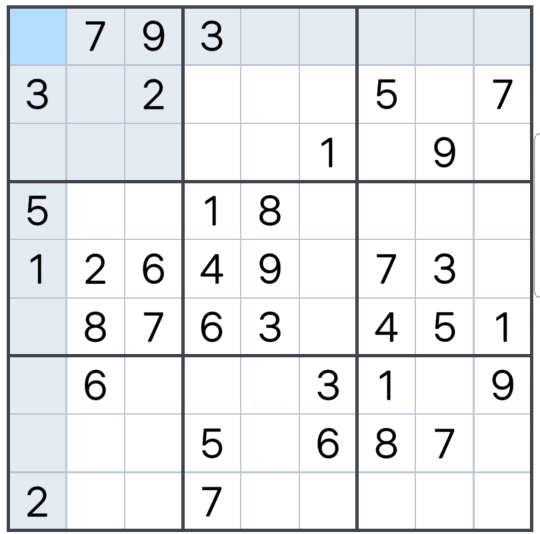
#> input picture sudoku.png, 1079 x 1067 px (shown at 1/2 size)
$ python tmp.py   (older library calls are emulated)
#> lines starting #> are read from the running program, lines starting #| are printed output that depends on the picture; after the words box and inside, x2 and y2 are one past the last pixel; in counts of white or black regions, pixels touching at a corner belong together
#> further down, image is the input picture: shape (1067, 1079, 3); mean B, G, R 235.7, 232.7, 230.1
# ==========import the necessary packages============
import imutils
import numpy as np
import cv2
import pytesseract
from skimage.filters import threshold_local

PYTESSERACT_PATH = r'C:\Program Files\Tesseract-OCR\tesseract'
pytesseract.pytesseract.tesseract_cmd = PYTESSERACT_PATH

# =============== For Transformation ==============
# [62 lines left out: functions order_points, four_point_transform, not called in this run]

############## To show image ##############
def show_image(img,title):
    cv2.imshow(title, img)
    cv2.waitKey(0)
    cv2.destroyAllWindows()


def find_largest_feature(inp_img, scan_tl=None, scan_br=None):
    """
    Uses the fact the `floodFill` function returns a bounding box of the area it filled to find the biggest
    connected pixel structure in the image. Fills this structure in white, reducing the rest to black.
    """
    img = inp_img.copy()  # Copy the image, leaving the original untouched
    height, width = img.shape[:2]

    max_area = 0
    seed_point = (None, None)

    if scan_tl is None:
        scan_tl = [0, 0]

    if scan_br is None:
        scan_br = [width, height]

    # Loop through the image
    for x in range(scan_tl[0], scan_br[0]):
        for y in range(scan_tl[1], scan_br[1]):
            # Only operate on light or white squares
            if img.item(y, x) == 255 and x < width and y < height:  # Note that .item() appears to take input as y, x
                area = cv2.floodFill(img, None, (x, y), 64)
                if area[0] > max_area:  # Gets the maximum bound area which should be the grid
                    max_area = area[0]
                    seed_point = (x, y)

    # Colour everything grey (compensates for features outside of our middle scanning range
    for x in range(width):
        for y in range(height):
            if img.item(y, x) == 255 and x < width and y < height:
                cv2.floodFill(img, None, (x, y), 64)

    mask = np.zeros((height + 2, width + 2), np.uint8)  # Mask that is 2 pixels bigger than the image

    # Highlight the main feature
    if all([p is not None for p in seed_point]):
        cv2.floodFill(img, mask, seed_point, 255)


    for x in range(width):
        for y in range(height):
            if img.item(y, x) == 64:  # Hide anything that isn't the main feature
                cv2.floodFill(img, mask, (x, y), 0)

    return img


################# Preprocessing of sudoku image ###############
def preprocess(image):
    image = imutils.resize(image, height = 500)
#> image: shape (500, 505, 3)

    warped = image
    warped1 = cv2.resize(warped,(610,610))
    warp = cv2.cvtColor(warped, cv2.COLOR_BGR2GRAY)
    T = threshold_local(warp, 11, offset = 10, method = "gaussian")
    warp = (warp > T).astype("uint8") * 255
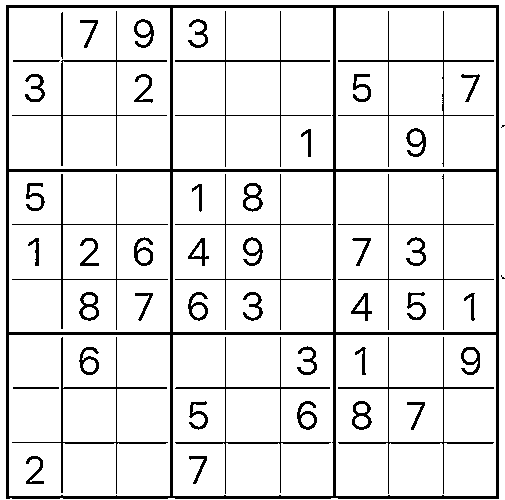
#> warp: shape (500, 505); 89.8% white; 51 black regions (2 under 20 px), largest, box (x1, y1, x2, y2) and area: (6, 5, 499, 499) 11696, (12, 337, 168, 494) 923, (338, 337, 494, 494) 920
    th3 = cv2.adaptiveThreshold(warp,255,cv2.ADAPTIVE_THRESH_GAUSSIAN_C,\
        cv2.THRESH_BINARY_INV,11,2)

    show_image(warped1,"preprocessed")

    return th3,warped1,warped

def grids(img,warped2):
    #print("im:",img.shape)
    img = np.zeros((500,500,3), np.uint8)

    frame = img
    img = cv2.resize(frame,(610,610))

    for i in range(10):
        cv2.line(img, (0,(img.shape[0]//9)*i),(img.shape[1],(img.shape[0]//9)*i), (255, 255, 255), 3, 1)
        cv2.line(warped2, (0,(img.shape[0]//9)*i),(img.shape[1],(img.shape[0]//9)*i), (125, 0, 55), 3, 1)
#> img: shape (610, 610, 3); 7.9% white; 10 white regions, largest, box (x1, y1, x2, y2) and area: (0, 65, 610, 70) 3050, (0, 132, 610, 137) 3050, (0, 199, 610, 204) 3050
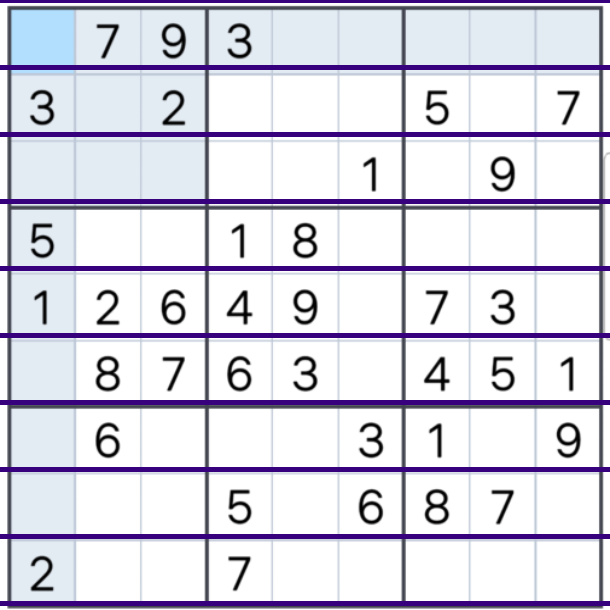
#> warped2: shape (610, 610, 3); mean of channels 0, 1, 2 226.7, 214.1, 216; drawn as B, G, R

    for j in range(10):
        cv2.line(img, ((img.shape[1]//9)*j, 0), ((img.shape[1]//9)*j, img.shape[0]), (255, 255, 255), 3, 1)
        cv2.line(warped2, ((img.shape[1]//9)*j, 0), ((img.shape[1]//9)*j, img.shape[0]), (125, 0, 55), 3, 1)
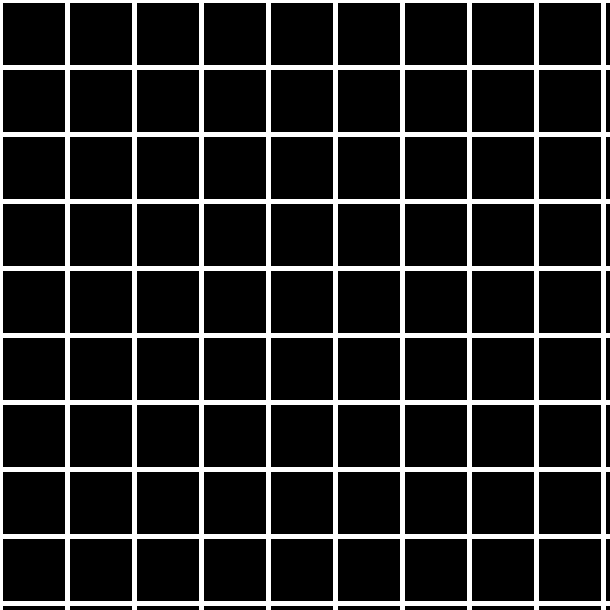
#> img: shape (610, 610, 3); 15.1% white; 1 white region, box (x1, y1, x2, y2) and area: (0, 0, 610, 610) 56256
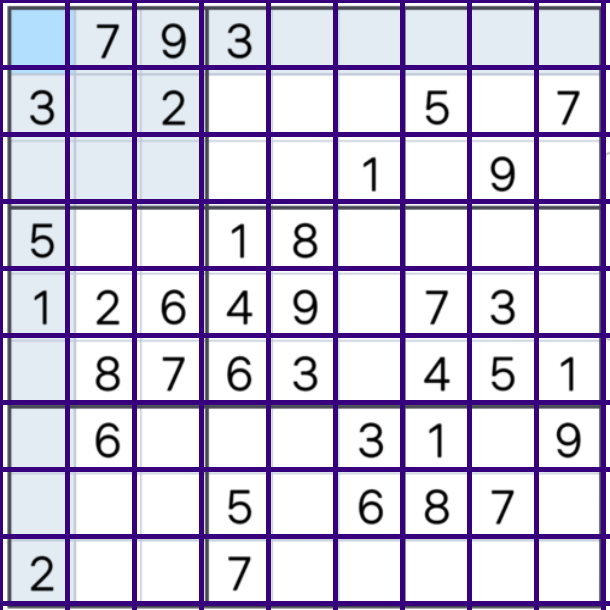
#> warped2: shape (610, 610, 3); 7.25% of pixels changed, all inside (x1, y1, x2, y2) = (0, 3, 606, 610); drawn as B, G, R

    show_image(warped2,"grids")
    return img

############### Finding out the intersection pts to get the grids #########
def grid_points(img,warped2):
    img1 = img.copy()
    kernelx = cv2.getStructuringElement(cv2.MORPH_RECT,(2,10))
#> kernelx = [[1, 1], [1, 1], [1, 1], [1, 1], [1, 1], [1, 1], [1, 1], [1, 1], [1, 1], [1, 1]]

    dx = cv2.Sobel(img,cv2.CV_16S,1,0)
    dx = cv2.convertScaleAbs(dx)
#> dx: shape (610, 610, 3); 5.9% white in thin lines or dots
    c=cv2.normalize(dx,dx,0,255,cv2.NORM_MINMAX)
    c = cv2.morphologyEx(c,cv2.MORPH_DILATE,kernelx,iterations = 1)
#> c: shape (610, 610, 3); 9.3% white; 19 white regions, largest, box (x1, y1, x2, y2) and area: (2, 0, 5, 610) 1830, (64, 0, 67, 610) 1830, (69, 0, 72, 610) 1830
    cy = cv2.cvtColor(c,cv2.COLOR_BGR2GRAY)
    closex = cv2.morphologyEx(cy,cv2.MORPH_DILATE,kernelx,iterations = 1)
#> closex: shape (610, 610); 12.5% white; 19 white regions, largest, box (x1, y1, x2, y2) and area: (2, 0, 6, 610) 2440, (64, 0, 68, 610) 2440, (69, 0, 73, 610) 2440

    kernely = cv2.getStructuringElement(cv2.MORPH_RECT,(10,2))
    dy = cv2.Sobel(img,cv2.CV_16S,0,2)
    dy = cv2.convertScaleAbs(dy)
#> dy: shape (610, 610, 3); 5.9% white in thin lines or dots
    c = cv2.normalize(dy,dy,0,255,cv2.NORM_MINMAX)
    c = cv2.morphologyEx(c,cv2.MORPH_DILATE,kernely,iterations = 1)
#> c: shape (610, 610, 3); 9.3% white; 19 white regions, largest, box (x1, y1, x2, y2) and area: (0, 2, 610, 5) 1830, (0, 64, 610, 67) 1830, (0, 69, 610, 72) 1830
    cy = cv2.cvtColor(c,cv2.COLOR_BGR2GRAY)
    closey = cv2.morphologyEx(cy,cv2.MORPH_DILATE,kernelx,iterations = 1)
#> closey: shape (610, 610); 26.2% white; 10 white regions, largest, box (x1, y1, x2, y2) and area: (0, 60, 610, 77) 10370, (0, 127, 610, 144) 10370, (0, 194, 610, 211) 10370

    res = cv2.bitwise_and(closex,closey)
#> res: shape (610, 610); 3.3% white; 190 white regions, largest, box (x1, y1, x2, y2) and area: (2, 60, 6, 77) 68, (64, 60, 68, 77) 68, (69, 60, 73, 77) 68
    _, thresh = cv2.threshold(res,0,255,cv2.THRESH_BINARY+cv2.THRESH_OTSU)

    kernel = np.ones((6,6),np.uint8)

    # Perform morphology
    se = np.ones((8,8), dtype='uint8')
    image_close = cv2.morphologyEx(thresh, cv2.MORPH_CLOSE, se)
#> image_close: shape (610, 610); 3.8% white; 100 white regions, largest, box (x1, y1, x2, y2) and area: (65, 61, 74, 78) 153, (132, 61, 141, 78) 153, (199, 61, 208, 78) 153
    image_close = cv2.morphologyEx(image_close, cv2.MORPH_OPEN, kernel)
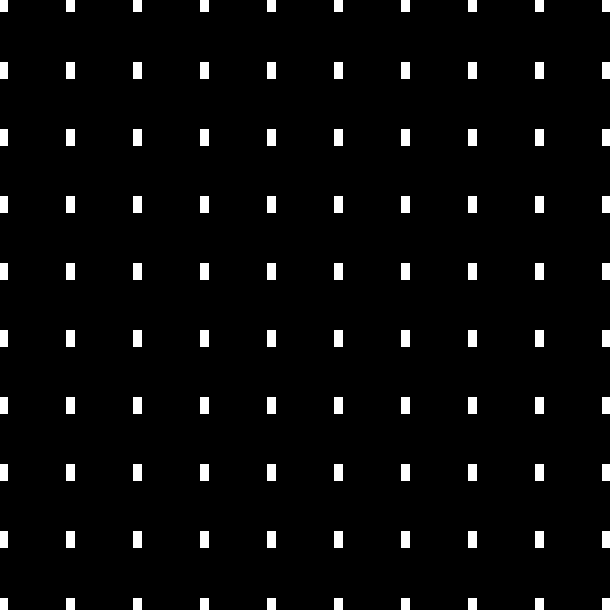
#> image_close: shape (610, 610); 3.8% white; 100 white regions

    contour, hier = cv2.findContours        (image_close,cv2.RETR_LIST,cv2.CHAIN_APPROX_SIMPLE)
#> contour = 100 contours; largest, box (x1, y1, x2, y2) and area: (535, 531, 544, 548) 128, (468, 531, 477, 548) 128, (401, 531, 410, 548) 128, (334, 531, 343, 548) 128, (267, 531, 276, 548) 128
    cnts = sorted(contour, key=cv2.contourArea, reverse=True)[:100]
#> cnts has the same summary as contour
    centroids = []
    for cnt in cnts:

        mom = cv2.moments(cnt)
        (x,y) = int(mom['m10']/mom['m00']), int(mom['m01']/mom['m00'])
        cv2.circle(img1,(x,y),4,(0,255,0),-1)
        cv2.circle(warped2,(x,y),4,(0,255,0),-1)
        centroids.append((x,y))
#> this loop made 100 passes
#> (cnt, x, y) on passes 1 to 11: ([[535, 531], [535, 547], [543, 547], [543, 531]], 539, 539), ([[468, 531], [468, 547], [476, 547], [476, 531]], 472, 539), ([[401, 531], [401, 547], [409, 547], [409, 531]], 405, 539), ([[334, 531], [334, 547], [342, 547], [342, 531]], 338, 539), ([[267, 531], [267, 547], [275, 547], [275, 531]], 271, 539), ([[200, 531], [200, 547], [208, 547], [208, 531]], 204, 539), ([[133, 531], [133, 547], [141, 547], [141, 531]], 137, 539), ([[66, 531], [66, 547], [74, 547], [74, 531]], 70, 539), ([[535, 464], [535, 480], [543, 480], [543, 464]], 539, 472), ([[468, 464], [468, 480], [476, 480], [476, 464]], 472, 472), ([[401, 464], [401, 480], [409, 480], [409, 464]], 405, 472)
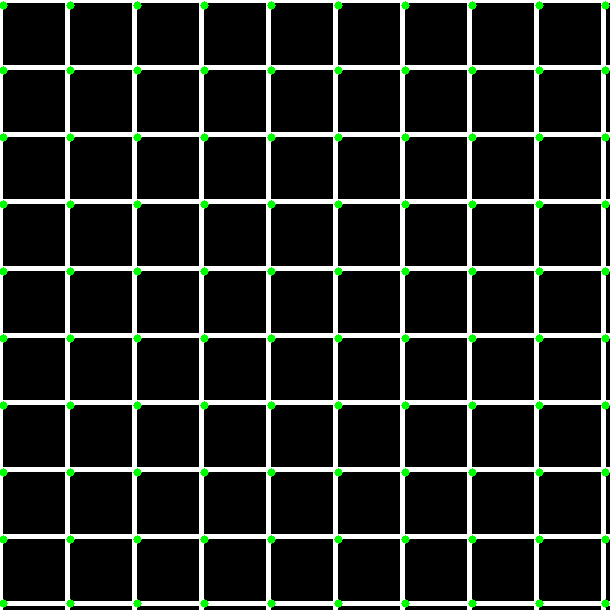
#> img1: shape (610, 610, 3); mean of channels 0, 1, 2 36.3, 39.7, 36.3; drawn as B, G, R
#> after the loop, centroids = 100 pairs, first value 3 to 605, second value 5 to 603

    show_image(warped2,"grid_points")

    Points = np.array(centroids,dtype = np.float32)
#> Points has the same summary as centroids
    c = Points.reshape((100,2))
#> c has the same summary as centroids
    c2 = c[np.argsort(c[:,1])]
#> c2 has the same summary as centroids

    b = np.vstack([c2[i*10:(i+1)*10][np.argsort(c2[i*10:(i+1)*10,0])] for i in range(10)])
#> b has the same summary as centroids
#> `c2,bm,cnts = grid_points(img,warped2)`: cnts has the same summary as contour in grid_points
    bm = b.reshape((10,10,2))

    return c2,bm,cnts

############ Recognize digit images to number #############
def image_to_num(c2):
    img = 255-c2
    text = pytesseract.image_to_string(img, lang="eng",config='--psm 6 --oem 3') #builder=builder)
    return list(text)[0]

###### To get the digit at the particular cell #############
def get_digit(c2,bm,warped1,cnts):
    num = []
    centroidx = np.empty((9, 9))
    centroidy = np.empty((9, 9))
    global list_images
    list_images = []
    for i in range(0,9):
        for j in range(0,9):

            x1,y1 = bm[i][j] # bm[0] row1
            x2,y2 = bm[i+1][j+1]

            coordx = ((x1+x2)//2)
            coordy = ((y1+y2)//2)
            centroidx[i][j] = coordx
            centroidy[i][j] = coordy
            crop = warped1[int(x1):int(x2),int(y1):int(y2)]
            crop = imutils.resize(crop, height=69,width=67)
            c2 = cv2.cvtColor(crop, cv2.COLOR_BGR2GRAY)
            c2 = cv2.adaptiveThreshold(c2,255,cv2.ADAPTIVE_THRESH_GAUSSIAN_C,\
                cv2.THRESH_BINARY_INV,11,2)

            c2= cv2.copyMakeBorder(c2,5,5,5,5,cv2.BORDER_CONSTANT,value=(0,0,0))
            no = 0
            shape=c2.shape
            w=shape[1]
            h=shape[0]
            mom = cv2.moments(c2)
            (x,y) = int(mom['m10']/mom['m00']), int(mom['m01']/mom['m00'])
            c2 = c2[14:70,15:62]
            contour, hier = cv2.findContours (c2,cv2.RETR_LIST,cv2.CHAIN_APPROX_SIMPLE)
            if cnts is not None:
                cnts = sorted(contour, key=cv2.contourArea,reverse=True)[:1]

            for cnt in cnts:
                x,y,w,h = cv2.boundingRect(cnt)
                aspect_ratio = w/h
#               print(aspect_ratio)
                area = cv2.contourArea(cnt)
                #print(area)
                if area>120 and cnt.shape[0]>15 and aspect_ratio>0.2 and aspect_ratio<=0.9 :
                    #print("area:",area)
                    c2 = find_largest_feature(c2)
                    #show_image(c2,"box2")
                    contour, hier = cv2.findContours (c2,cv2.RETR_LIST,cv2.CHAIN_APPROX_SIMPLE)
                    cnts = sorted(contour, key=cv2.contourArea,reverse=True)[:1]
                    for cnt in cnts:
                        rect = cv2.boundingRect(cnt)
                        #cv2.rectangle(c2, (rect[0],rect[1]), (rect[2]+rect[0],rect[3]+rect[1]), (255,255,255), 2)
                        c2 = c2[rect[1]:rect[3]+rect[1],rect[0]:rect[2]+rect[0]]
                        c2= cv2.copyMakeBorder(c2,5,5,5,5,cv2.BORDER_CONSTANT,value=(0,0,0))
                        list_images.append(c2)
                    #show_image(c2,"box")
                    no = image_to_num(c2)
            num.append(no)
#> c2: shape (46, 35); 21.2% white; 1 white region, box (x1, y1, x2, y2) and area: (5, 5, 30, 41) 341
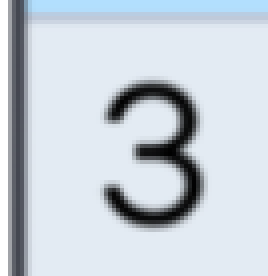
#> crop: shape (69, 67, 3) (shown 4 times larger); mean of channels 0, 1, 2 217, 208.6, 200.1; drawn as B, G, R
#> after the loop, list_images = 1 item; num = [0]
    centroidx = np.transpose(centroidx)
    centroidy = np.transpose(centroidy)
    return c2, num, centroidx, centroidy

######## creating matrix and filling numbers exist in the orig image #######
# [95 lines left out: functions sudoku_matrix, board, check_col, check_row, check_cell, empty_loc and 2 more, not called in this run]

image = cv2.imread("sudoku.png")

th3,warped1,warped = preprocess(image)
warped2 = warped1.copy()
img = grids(warped,warped2)
c2,bm,cnts = grid_points(img,warped2)
#> (the run stopped early here; a loop or call above may not have finished)
